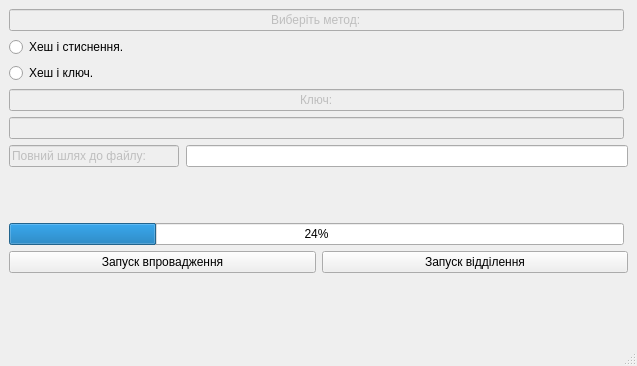
<?xml version="1.0" encoding="UTF-8"?>
<ui version="4.0">
 <class>MainWindow</class>
 <widget class="QMainWindow" name="MainWindow">
  <property name="geometry">
   <rect>
    <x>0</x>
    <y>0</y>
    <width>637</width>
    <height>366</height>
   </rect>
  </property>
  <property name="minimumSize">
   <size>
    <width>637</width>
    <height>366</height>
   </size>
  </property>
  <property name="maximumSize">
   <size>
    <width>637</width>
    <height>366</height>
   </size>
  </property>
  <property name="windowTitle">
   <string>MainWindow</string>
  </property>
  <widget class="QWidget" name="centralwidget">
   <property name="minimumSize">
    <size>
     <width>0</width>
     <height>0</height>
    </size>
   </property>
   <property name="maximumSize">
    <size>
     <width>756</width>
     <height>400</height>
    </size>
   </property>
   <layout class="QVBoxLayout" name="verticalLayout">
    <item>
     <layout class="QVBoxLayout" name="verticalLayout_7">
      <property name="sizeConstraint">
       <enum>QLayout::SetDefaultConstraint</enum>
      </property>
      <property name="rightMargin">
       <number>0</number>
      </property>
      <item>
       <widget class="QLineEdit" name="ChoosingTitle">
        <property name="enabled">
         <bool>false</bool>
        </property>
        <property name="maximumSize">
         <size>
          <width>615</width>
          <height>16777215</height>
         </size>
        </property>
        <property name="text">
         <string>Виберіть метод:</string>
        </property>
        <property name="cursorPosition">
         <number>15</number>
        </property>
        <property name="alignment">
         <set>Qt::AlignCenter</set>
        </property>
       </widget>
      </item>
      <item>
       <widget class="QRadioButton" name="AlgCompression">
        <property name="maximumSize">
         <size>
          <width>615</width>
          <height>16777215</height>
         </size>
        </property>
        <property name="text">
         <string>Хеш і стиснення.</string>
        </property>
       </widget>
      </item>
      <item>
       <widget class="QRadioButton" name="AlgKey">
        <property name="maximumSize">
         <size>
          <width>615</width>
          <height>16777215</height>
         </size>
        </property>
        <property name="text">
         <string>Хеш і ключ.</string>
        </property>
       </widget>
      </item>
      <item>
       <widget class="QLineEdit" name="TitleKey">
        <property name="enabled">
         <bool>false</bool>
        </property>
        <property name="maximumSize">
         <size>
          <width>615</width>
          <height>16777215</height>
         </size>
        </property>
        <property name="text">
         <string>Ключ:</string>
        </property>
        <property name="alignment">
         <set>Qt::AlignCenter</set>
        </property>
       </widget>
      </item>
      <item>
       <widget class="QLineEdit" name="TextKey">
        <property name="enabled">
         <bool>false</bool>
        </property>
        <property name="minimumSize">
         <size>
          <width>613</width>
          <height>0</height>
         </size>
        </property>
        <property name="maximumSize">
         <size>
          <width>615</width>
          <height>16777215</height>
         </size>
        </property>
       </widget>
      </item>
      <item>
       <layout class="QHBoxLayout" name="horizontalLayout">
        <property name="spacing">
         <number>7</number>
        </property>
        <property name="sizeConstraint">
         <enum>QLayout::SetFixedSize</enum>
        </property>
        <property name="leftMargin">
         <number>0</number>
        </property>
        <property name="rightMargin">
         <number>0</number>
        </property>
        <item>
         <layout class="QVBoxLayout" name="verticalLayout_11" stretch="0">
          <property name="spacing">
           <number>7</number>
          </property>
          <property name="sizeConstraint">
           <enum>QLayout::SetMinimumSize</enum>
          </property>
          <property name="topMargin">
           <number>0</number>
          </property>
          <property name="bottomMargin">
           <number>50</number>
          </property>
          <item>
           <widget class="QLineEdit" name="PathText">
            <property name="enabled">
             <bool>false</bool>
            </property>
            <property name="minimumSize">
             <size>
              <width>170</width>
              <height>0</height>
             </size>
            </property>
            <property name="maximumSize">
             <size>
              <width>170</width>
              <height>22</height>
             </size>
            </property>
            <property name="text">
             <string>Повний шлях до файлу:</string>
            </property>
           </widget>
          </item>
         </layout>
        </item>
        <item>
         <layout class="QVBoxLayout" name="verticalLayout_8">
          <property name="sizeConstraint">
           <enum>QLayout::SetFixedSize</enum>
          </property>
          <item>
           <widget class="QLineEdit" name="PathToFile">
            <property name="minimumSize">
             <size>
              <width>365</width>
              <height>0</height>
             </size>
            </property>
            <property name="maximumSize">
             <size>
              <width>455</width>
              <height>22</height>
             </size>
            </property>
           </widget>
          </item>
          <item>
           <spacer name="verticalSpacer_3">
            <property name="orientation">
             <enum>Qt::Vertical</enum>
            </property>
            <property name="sizeHint" stdset="0">
             <size>
              <width>20</width>
              <height>5</height>
             </size>
            </property>
           </spacer>
          </item>
         </layout>
        </item>
       </layout>
      </item>
      <item>
       <widget class="QProgressBar" name="progressBar">
        <property name="enabled">
         <bool>true</bool>
        </property>
        <property name="maximumSize">
         <size>
          <width>615</width>
          <height>16777215</height>
         </size>
        </property>
        <property name="value">
         <number>24</number>
        </property>
       </widget>
      </item>
      <item>
       <layout class="QHBoxLayout" name="horizontalLayout_2">
        <property name="sizeConstraint">
         <enum>QLayout::SetFixedSize</enum>
        </property>
        <item>
         <widget class="QPushButton" name="StartInject">
          <property name="maximumSize">
           <size>
            <width>307</width>
            <height>16777215</height>
           </size>
          </property>
          <property name="layoutDirection">
           <enum>Qt::LeftToRight</enum>
          </property>
          <property name="text">
           <string>Запуск впровадження</string>
          </property>
         </widget>
        </item>
        <item>
         <widget class="QPushButton" name="StartDetach">
          <property name="maximumSize">
           <size>
            <width>307</width>
            <height>16777215</height>
           </size>
          </property>
          <property name="text">
           <string>Запуск відділення</string>
          </property>
         </widget>
        </item>
       </layout>
      </item>
      <item>
       <spacer name="verticalSpacer">
        <property name="orientation">
         <enum>Qt::Vertical</enum>
        </property>
        <property name="sizeHint" stdset="0">
         <size>
          <width>43</width>
          <height>248</height>
         </size>
        </property>
       </spacer>
      </item>
     </layout>
    </item>
   </layout>
  </widget>
  <widget class="QMenuBar" name="menubar">
   <property name="geometry">
    <rect>
     <x>0</x>
     <y>0</y>
     <width>637</width>
     <height>26</height>
    </rect>
   </property>
  </widget>
  <widget class="QStatusBar" name="statusbar"/>
 </widget>
 <resources/>
 <connections/>
</ui>
